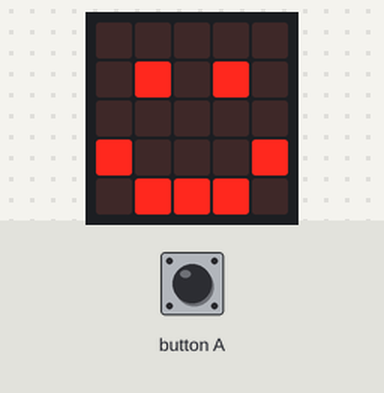
Bench run of a program on a simulated BBC micro:bit (MakeCode). Shown: the board's 5×5 LED display. Inputs (shaded band) come from the test bench.

Above: at 0.1 s.
2.4 s: button A pressed for 0.15 s
At 2.9 s:
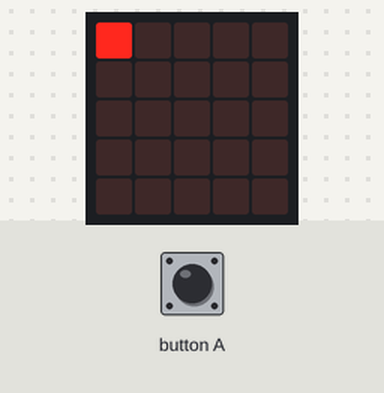
At 12.7 s:
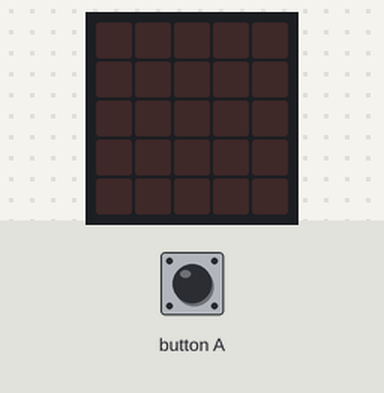
Timing chart, 0 to 14.2 s (numbered marks = the images above; inputs shaded):
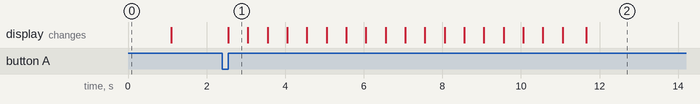

The program:

main.ts
```typescript
// (licence header left out)
// variables
let sprite: game.LedSprite = null
let loopCounter = 0
let loopCounter2 = 0

// setup
basic.showIcon(IconNames.Happy)
basic.pause(500)
basic.clearScreen()

// a button
input.onButtonPressed(Button.A, function () {

    basic.clearScreen()
    loopCounter = 0
    loopCounter2 = 0
    sprite = game.createSprite(0, 0)

    while (loopCounter2 < 4) {
        loopCounter = 0
        while (loopCounter < 4) {
            basic.pause(500)
            sprite.move(1)
            loopCounter = loopCounter + 1
        }
            sprite.turnRight(90)
            loopCounter2 = loopCounter2 + 1
    }
    basic.pause(500)
    sprite.delete()
    basic.showIcon(IconNames.Happy)

})
```

Measured:
- after the input at 2.4 s, the display: changes after 0.15 s (image 1)
- what the display in image 1 shows lasts 0.5 s, from 2.6 s to 3.1 s
